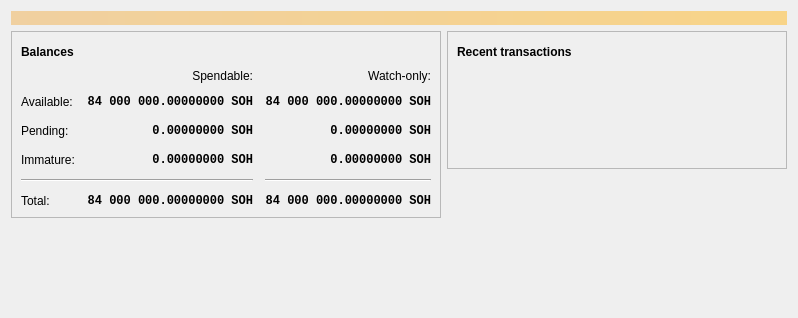
<?xml version="1.0" encoding="UTF-8"?>
<ui version="4.0">
 <class>OverviewPage</class>
 <widget class="QWidget" name="OverviewPage">
  <property name="geometry">
   <rect>
    <x>0</x>
    <y>0</y>
    <width>798</width>
    <height>318</height>
   </rect>
  </property>
  <property name="windowTitle">
   <string>Form</string>
  </property>
  <layout class="QVBoxLayout" name="topLayout">
   <item>
    <widget class="QLabel" name="labelAlerts">
     <property name="visible">
      <bool>false</bool>
     </property>
     <property name="styleSheet">
      <string notr="true">QLabel { background-color: qlineargradient(x1: 0, y1: 0, x2: 1, y2: 0, stop:0 #F0D0A0, stop:1 #F8D488); color:#000000; }</string>
     </property>
     <property name="wordWrap">
      <bool>true</bool>
     </property>
     <property name="margin">
      <number>3</number>
     </property>
     <property name="textInteractionFlags">
      <set>Qt::TextSelectableByMouse</set>
     </property>
    </widget>
   </item>
   <item>
    <layout class="QHBoxLayout" name="horizontalLayout" stretch="1,1">
     <item>
      <layout class="QVBoxLayout" name="verticalLayout_2">
       <item>
        <widget class="QFrame" name="frame">
         <property name="frameShape">
          <enum>QFrame::StyledPanel</enum>
         </property>
         <property name="frameShadow">
          <enum>QFrame::Raised</enum>
         </property>
         <layout class="QVBoxLayout" name="verticalLayout_4">
          <item>
           <layout class="QHBoxLayout" name="horizontalLayout_4">
            <item>
             <widget class="QLabel" name="label_5">
              <property name="font">
               <font>
                <weight>75</weight>
                <bold>true</bold>
               </font>
              </property>
              <property name="text">
               <string>Balances</string>
              </property>
             </widget>
            </item>
            <item>
             <widget class="QPushButton" name="labelWalletStatus">
              <property name="enabled">
               <bool>true</bool>
              </property>
              <property name="maximumSize">
               <size>
                <width>30</width>
                <height>16777215</height>
               </size>
              </property>
              <property name="toolTip">
               <string>The displayed information may be out of date. Your wallet automatically synchronizes with the STOHN network after a connection is established, but this process has not completed yet.</string>
              </property>
              <property name="text">
               <string/>
              </property>
              <property name="icon">
               <iconset resource="../bitcoin.qrc">
                <normaloff>:/icons/warning</normaloff>
                <disabledoff>:/icons/warning</disabledoff>:/icons/warning</iconset>
              </property>
              <property name="iconSize">
               <size>
                <width>24</width>
                <height>24</height>
               </size>
              </property>
              <property name="flat">
               <bool>true</bool>
              </property>
             </widget>
            </item>
            <item>
             <spacer name="horizontalSpacer_3">
              <property name="orientation">
               <enum>Qt::Horizontal</enum>
              </property>
              <property name="sizeHint" stdset="0">
               <size>
                <width>40</width>
                <height>20</height>
               </size>
              </property>
             </spacer>
            </item>
           </layout>
          </item>
          <item>
           <layout class="QGridLayout" name="gridLayout">
            <property name="spacing">
             <number>12</number>
            </property>
            <item row="2" column="2">
             <widget class="QLabel" name="labelWatchPending">
              <property name="font">
               <font>
                <family>Monospace</family>
                <weight>75</weight>
                <bold>true</bold>
               </font>
              </property>
              <property name="cursor">
               <cursorShape>IBeamCursor</cursorShape>
              </property>
              <property name="toolTip">
               <string>Unconfirmed transactions to watch-only addresses</string>
              </property>
              <property name="text">
               <string notr="true">0.00000000 SOH</string>
              </property>
              <property name="alignment">
               <set>Qt::AlignRight|Qt::AlignTrailing|Qt::AlignVCenter</set>
              </property>
              <property name="textInteractionFlags">
               <set>Qt::LinksAccessibleByMouse|Qt::TextSelectableByKeyboard|Qt::TextSelectableByMouse</set>
              </property>
             </widget>
            </item>
            <item row="2" column="1">
             <widget class="QLabel" name="labelUnconfirmed">
              <property name="font">
               <font>
                <family>Monospace</family>
                <weight>75</weight>
                <bold>true</bold>
               </font>
              </property>
              <property name="cursor">
               <cursorShape>IBeamCursor</cursorShape>
              </property>
              <property name="toolTip">
               <string>Total of transactions that have yet to be confirmed, and do not yet count toward the spendable balance</string>
              </property>
              <property name="text">
               <string notr="true">0.00000000 SOH</string>
              </property>
              <property name="alignment">
               <set>Qt::AlignRight|Qt::AlignTrailing|Qt::AlignVCenter</set>
              </property>
              <property name="textInteractionFlags">
               <set>Qt::LinksAccessibleByMouse|Qt::TextSelectableByKeyboard|Qt::TextSelectableByMouse</set>
              </property>
             </widget>
            </item>
            <item row="3" column="2">
             <widget class="QLabel" name="labelWatchImmature">
              <property name="font">
               <font>
                <family>Monospace</family>
                <weight>75</weight>
                <bold>true</bold>
               </font>
              </property>
              <property name="cursor">
               <cursorShape>IBeamCursor</cursorShape>
              </property>
              <property name="toolTip">
               <string>Mined balance in watch-only addresses that has not yet matured</string>
              </property>
              <property name="text">
               <string notr="true">0.00000000 SOH</string>
              </property>
              <property name="alignment">
               <set>Qt::AlignRight|Qt::AlignTrailing|Qt::AlignVCenter</set>
              </property>
              <property name="textInteractionFlags">
               <set>Qt::LinksAccessibleByMouse|Qt::TextSelectableByKeyboard|Qt::TextSelectableByMouse</set>
              </property>
             </widget>
            </item>
            <item row="4" column="0" colspan="2">
             <widget class="Line" name="line">
              <property name="orientation">
               <enum>Qt::Horizontal</enum>
              </property>
             </widget>
            </item>
            <item row="4" column="2">
             <widget class="Line" name="lineWatchBalance">
              <property name="sizePolicy">
               <sizepolicy hsizetype="Preferred" vsizetype="Fixed">
                <horstretch>0</horstretch>
                <verstretch>0</verstretch>
               </sizepolicy>
              </property>
              <property name="minimumSize">
               <size>
                <width>140</width>
                <height>0</height>
               </size>
              </property>
              <property name="orientation">
               <enum>Qt::Horizontal</enum>
              </property>
             </widget>
            </item>
            <item row="5" column="0">
             <widget class="QLabel" name="labelTotalText">
              <property name="text">
               <string>Total:</string>
              </property>
             </widget>
            </item>
            <item row="3" column="1">
             <widget class="QLabel" name="labelImmature">
              <property name="font">
               <font>
                <family>Monospace</family>
                <weight>75</weight>
                <bold>true</bold>
               </font>
              </property>
              <property name="cursor">
               <cursorShape>IBeamCursor</cursorShape>
              </property>
              <property name="toolTip">
               <string>Mined balance that has not yet matured</string>
              </property>
              <property name="text">
               <string notr="true">0.00000000 SOH</string>
              </property>
              <property name="alignment">
               <set>Qt::AlignRight|Qt::AlignTrailing|Qt::AlignVCenter</set>
              </property>
              <property name="textInteractionFlags">
               <set>Qt::LinksAccessibleByMouse|Qt::TextSelectableByKeyboard|Qt::TextSelectableByMouse</set>
              </property>
             </widget>
            </item>
            <item row="2" column="3">
             <spacer name="horizontalSpacer_2">
              <property name="orientation">
               <enum>Qt::Horizontal</enum>
              </property>
              <property name="sizeHint" stdset="0">
               <size>
                <width>40</width>
                <height>20</height>
               </size>
              </property>
             </spacer>
            </item>
            <item row="3" column="0">
             <widget class="QLabel" name="labelImmatureText">
              <property name="text">
               <string>Immature:</string>
              </property>
             </widget>
            </item>
            <item row="5" column="1">
             <widget class="QLabel" name="labelTotal">
              <property name="font">
               <font>
                <family>Monospace</family>
                <weight>75</weight>
                <bold>true</bold>
               </font>
              </property>
              <property name="cursor">
               <cursorShape>IBeamCursor</cursorShape>
              </property>
              <property name="toolTip">
               <string>Your current total balance</string>
              </property>
              <property name="text">
               <string notr="true">84 000 000.00000000 SOH</string>
              </property>
              <property name="alignment">
               <set>Qt::AlignRight|Qt::AlignTrailing|Qt::AlignVCenter</set>
              </property>
              <property name="textInteractionFlags">
               <set>Qt::LinksAccessibleByMouse|Qt::TextSelectableByKeyboard|Qt::TextSelectableByMouse</set>
              </property>
             </widget>
            </item>
            <item row="5" column="2">
             <widget class="QLabel" name="labelWatchTotal">
              <property name="font">
               <font>
                <family>Monospace</family>
                <weight>75</weight>
                <bold>true</bold>
               </font>
              </property>
              <property name="cursor">
               <cursorShape>IBeamCursor</cursorShape>
              </property>
              <property name="toolTip">
               <string>Current total balance in watch-only addresses</string>
              </property>
              <property name="text">
               <string notr="true">84 000 000.00000000 SOH</string>
              </property>
              <property name="alignment">
               <set>Qt::AlignRight|Qt::AlignTrailing|Qt::AlignVCenter</set>
              </property>
              <property name="textInteractionFlags">
               <set>Qt::LinksAccessibleByMouse|Qt::TextSelectableByKeyboard|Qt::TextSelectableByMouse</set>
              </property>
             </widget>
            </item>
            <item row="0" column="2">
             <widget class="QLabel" name="labelWatchonly">
              <property name="text">
               <string>Watch-only:</string>
              </property>
              <property name="alignment">
               <set>Qt::AlignRight|Qt::AlignTrailing|Qt::AlignVCenter</set>
              </property>
             </widget>
            </item>
            <item row="1" column="0">
             <widget class="QLabel" name="labelBalanceText">
              <property name="text">
               <string>Available:</string>
              </property>
             </widget>
            </item>
            <item row="1" column="1">
             <widget class="QLabel" name="labelBalance">
              <property name="font">
               <font>
                <family>Monospace</family>
                <weight>75</weight>
                <bold>true</bold>
               </font>
              </property>
              <property name="cursor">
               <cursorShape>IBeamCursor</cursorShape>
              </property>
              <property name="toolTip">
               <string>Your current spendable balance</string>
              </property>
              <property name="text">
               <string notr="true">84 000 000.00000000 SOH</string>
              </property>
              <property name="alignment">
               <set>Qt::AlignRight|Qt::AlignTrailing|Qt::AlignVCenter</set>
              </property>
              <property name="textInteractionFlags">
               <set>Qt::LinksAccessibleByMouse|Qt::TextSelectableByKeyboard|Qt::TextSelectableByMouse</set>
              </property>
             </widget>
            </item>
            <item row="1" column="2">
             <widget class="QLabel" name="labelWatchAvailable">
              <property name="font">
               <font>
                <family>Monospace</family>
                <weight>75</weight>
                <bold>true</bold>
               </font>
              </property>
              <property name="cursor">
               <cursorShape>IBeamCursor</cursorShape>
              </property>
              <property name="toolTip">
               <string>Your current balance in watch-only addresses</string>
              </property>
              <property name="text">
               <string notr="true">84 000 000.00000000 SOH</string>
              </property>
              <property name="alignment">
               <set>Qt::AlignRight|Qt::AlignTrailing|Qt::AlignVCenter</set>
              </property>
              <property name="textInteractionFlags">
               <set>Qt::LinksAccessibleByMouse|Qt::TextSelectableByKeyboard|Qt::TextSelectableByMouse</set>
              </property>
             </widget>
            </item>
            <item row="2" column="0">
             <widget class="QLabel" name="labelPendingText">
              <property name="text">
               <string>Pending:</string>
              </property>
             </widget>
            </item>
            <item row="0" column="1">
             <widget class="QLabel" name="labelSpendable">
              <property name="text">
               <string>Spendable:</string>
              </property>
              <property name="alignment">
               <set>Qt::AlignRight|Qt::AlignTrailing|Qt::AlignVCenter</set>
              </property>
             </widget>
            </item>
           </layout>
          </item>
         </layout>
        </widget>
       </item>
       <item>
        <spacer name="verticalSpacer">
         <property name="orientation">
          <enum>Qt::Vertical</enum>
         </property>
         <property name="sizeHint" stdset="0">
          <size>
           <width>20</width>
           <height>40</height>
          </size>
         </property>
        </spacer>
       </item>
      </layout>
     </item>
     <item>
      <layout class="QVBoxLayout" name="verticalLayout_3">
       <item>
        <widget class="QFrame" name="frame_2">
         <property name="frameShape">
          <enum>QFrame::StyledPanel</enum>
         </property>
         <property name="frameShadow">
          <enum>QFrame::Raised</enum>
         </property>
         <layout class="QVBoxLayout" name="verticalLayout">
          <item>
           <layout class="QHBoxLayout" name="horizontalLayout_2">
            <item>
             <widget class="QLabel" name="label_4">
              <property name="font">
               <font>
                <weight>75</weight>
                <bold>true</bold>
               </font>
              </property>
              <property name="text">
               <string>Recent transactions</string>
              </property>
             </widget>
            </item>
            <item>
             <widget class="QPushButton" name="labelTransactionsStatus">
              <property name="enabled">
               <bool>true</bool>
              </property>
              <property name="maximumSize">
               <size>
                <width>30</width>
                <height>16777215</height>
               </size>
              </property>
              <property name="toolTip">
               <string>The displayed information may be out of date. Your wallet automatically synchronizes with the STOHN network after a connection is established, but this process has not completed yet.</string>
              </property>
              <property name="text">
               <string/>
              </property>
              <property name="icon">
               <iconset resource="../bitcoin.qrc">
                <normaloff>:/icons/warning</normaloff>
                <disabledoff>:/icons/warning</disabledoff>:/icons/warning</iconset>
              </property>
              <property name="iconSize">
               <size>
                <width>24</width>
                <height>24</height>
               </size>
              </property>
              <property name="flat">
               <bool>true</bool>
              </property>
             </widget>
            </item>
            <item>
             <spacer name="horizontalSpacer">
              <property name="orientation">
               <enum>Qt::Horizontal</enum>
              </property>
              <property name="sizeHint" stdset="0">
               <size>
                <width>40</width>
                <height>20</height>
               </size>
              </property>
             </spacer>
            </item>
           </layout>
          </item>
          <item>
           <widget class="TransactionOverviewWidget" name="listTransactions">
            <property name="styleSheet">
             <string notr="true">QListView { background: transparent; }</string>
            </property>
            <property name="frameShape">
             <enum>QFrame::NoFrame</enum>
            </property>
            <property name="verticalScrollBarPolicy">
             <enum>Qt::ScrollBarAlwaysOff</enum>
            </property>
            <property name="horizontalScrollBarPolicy">
             <enum>Qt::ScrollBarAlwaysOff</enum>
            </property>
            <property name="sizeAdjustPolicy">
             <enum>QAbstractScrollArea::AdjustToContents</enum>
            </property>
            <property name="selectionMode">
             <enum>QAbstractItemView::NoSelection</enum>
            </property>
            <property name="uniformItemSizes">
             <bool>true</bool>
            </property>
           </widget>
          </item>
         </layout>
        </widget>
       </item>
       <item>
        <spacer name="verticalSpacer_2">
         <property name="orientation">
          <enum>Qt::Vertical</enum>
         </property>
         <property name="sizeHint" stdset="0">
          <size>
           <width>20</width>
           <height>40</height>
          </size>
         </property>
        </spacer>
       </item>
      </layout>
     </item>
    </layout>
   </item>
  </layout>
 </widget>
 <customwidgets>
  <customwidget>
   <class>TransactionOverviewWidget</class>
   <extends>QListView</extends>
   <header>qt/transactionoverviewwidget.h</header>
  </customwidget>
 </customwidgets>
 <resources/>
 <connections/>
</ui>
